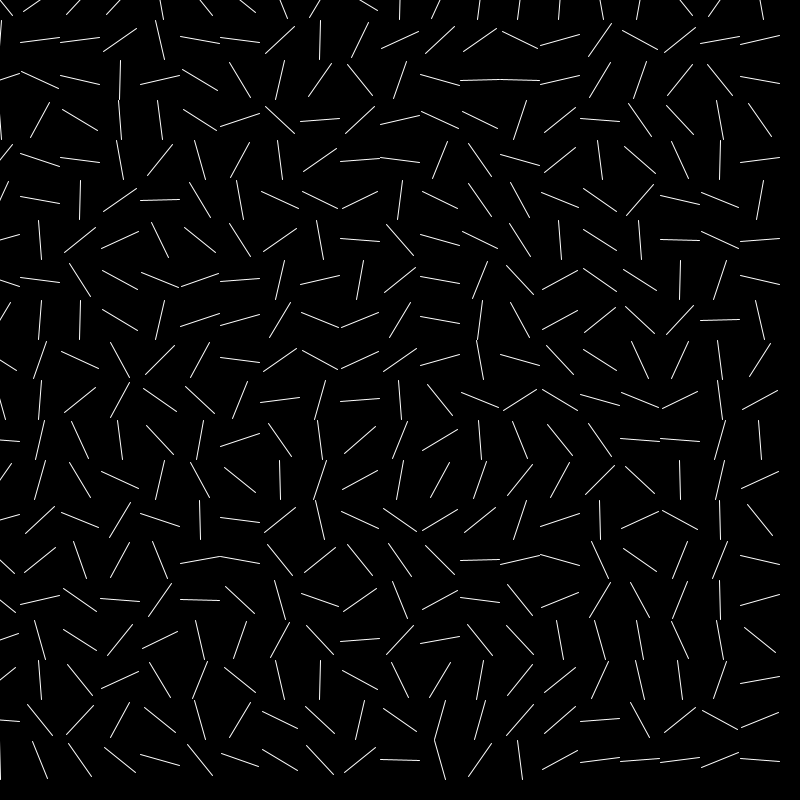
Frame 1 (no input)
Frame 60 (the mouse pressed at the canvas centre just before this capture): identical to frame 1, image omitted
Frame 120 (the mouse held since frame 60 and released just before this capture): identical to frame 1, image omitted

The Processing sketch that drew this single still picture (run headless with seeded random() and noise(); from frame 60 on, the mouse is pressed at the canvas centre):

// Processing sketch: w06_03_2dArrays3
// ── w06_03_2dArrays3.pde
// Code 1 FA_18
// Bryan Ma

// 2d arrays part 3

// this sketch uses a 2d array of floats, used to store values that will be used as 
//  angles for matrix transformations. it creates the array with random angles, 
//  then draws lines at those angles in the draw loop.

// change the sketch so that the angles in setup are mapped somehow to the value of 
//  i and/or j. then in the draw loop, change the value of the angle at every position
//  in the 2d array by some amount, to make each line rotate. (see the gif in this folder for an example)
// experiment with sizes, shapes, colors, and adding additional 2d arrays to create 
// more values to store, draw with, and modify at runtime. 

int gridW = 20;
int gridH = 20;

float[][] angles = new float[gridW][gridH];

void setup() {
  size(800, 800);
  stroke(255);
  for (int i = 0; i < gridW; i++) {
    for (int j = 0; j < gridH; j++) {
      angles[i][j] = random(360);
    }
  }
}

void draw() {
  background(0);
  
  for (int i = 0; i < gridW; i++) {
    for (int j = 0; j < gridH; j++) {
      pushMatrix();
      translate(i * width/gridW, j * height/gridH);
      rotate(radians(angles[i][j]));
      line(-width/gridW*0.5, 0, width/gridW*0.5, 0);
      popMatrix();
    }
  }
}
